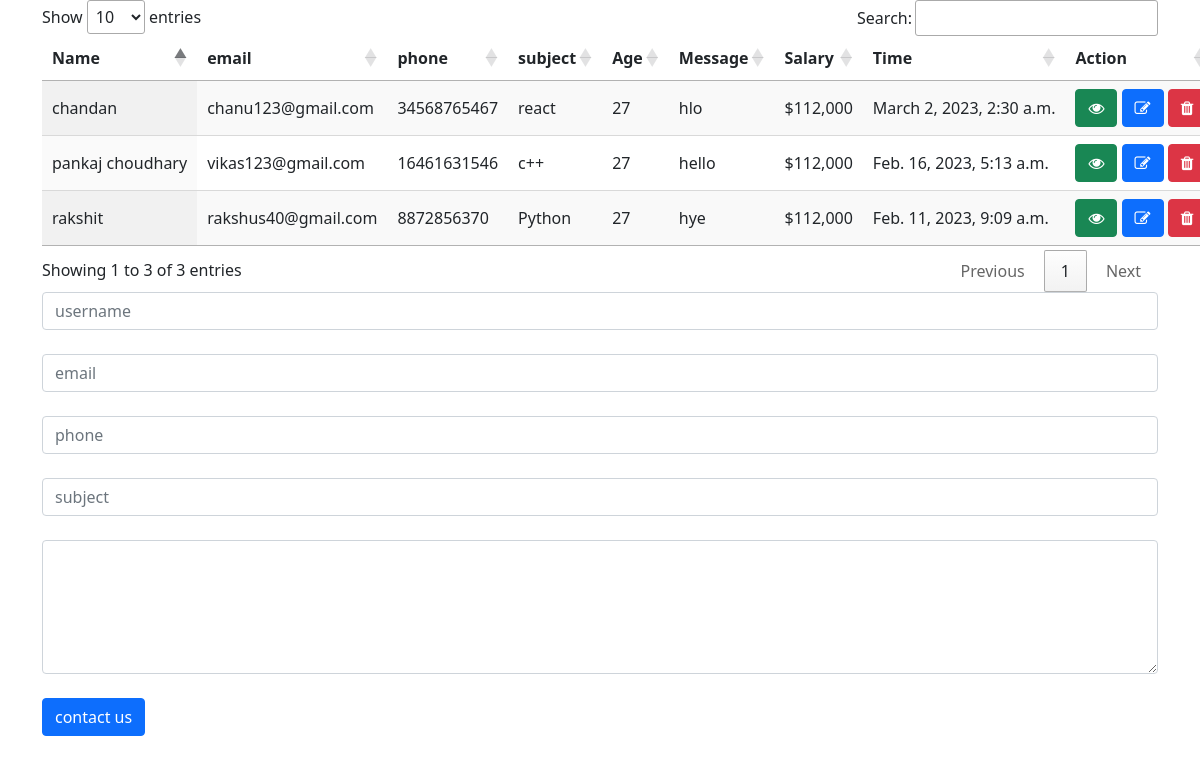
The page / on the database its author committed.
### app/models.py (models this page shows)
class Contact(models.Model):
    username=models.CharField(max_length=20)
    email=models.CharField(max_length=50)
    phone=models.CharField(max_length=20)
    subject=models.CharField(max_length=20)
    message=models.CharField(max_length=200)
    created_at=models.DateTimeField(default=timezone.now)

### app/views.py (the view)
# urls.py: path('', views.index,name='home'),
def index (request):
    readdata=Contact.objects.all()
    return render(request,"index.html",{'x':readdata})

### templates/index.html (shortened to what this page needs)
<!DOCTYPE html>
<html lang="en">
<head>
    <link rel="stylesheet" href="https://cdnjs.cloudflare.com/ajax/libs/font-awesome/4.7.0/css/font-awesome.min.css">
    <link rel="stylesheet" href="https://cdn.datatables.net/1.13.2/css/jquery.dataTables.min.css">
    <link rel="stylesheet" href="https://cdn.datatables.net/responsive/2.4.0/css/responsive.dataTables.min.css">
    <link href="https://cdn.jsdelivr.net/npm/bootstrap@5.0.2/dist/css/bootstrap.min.css" rel="stylesheet">
</head>
<body>
<div class="container">
    <div class="row">
    <table id="example" class="display responsive nowrap" style="width:100%">
        <thead>
            <tr>
                <th>Name</th>
                <th>email</th>
                <th>phone</th>
                <th>subject</th>
                <th>Age</th>
                <th>Message</th>
                <th>Salary</th>
                <th>Time</th>
                <th>Action</th>
            </tr>
        </thead>
        <tbody>
            {% for data in x %}
            <tr>
                <td>{{data.username}}</td>
                <td>{{data.email}}</td>
                <td>{{data.phone}}</td>
                <td>{{data.subject}}</td>
                <td>27</td>
                <td>{{data.message}}</td>
                <td>$112,000</td>
                <td>{{data.created_at}}</td>
                <td>
                    <span><i class="fa fa-eye btn btn-success"></i></span>
                    <span><a href="update/{{data.id}}/"><i class="fa fa-edit btn btn-primary"></i></a></span>
                    <span><a href="deletedata/{{data.id}}/"><i class="fa fa-trash btn btn-danger"></i></a></span>
                </td>
            </tr>
            {% endfor %}
        </tbody>
    </table>
</div>
</div>
<div class="container">
    <div class="row">
        <form action="/contact/" method="post" >
            <input type="text"  class="form-control" name="username" id="" placeholder="username" required>
            <br>
            <input type="email" class="form-control" name="email" placeholder="email" required>
            <br>
            <input type="phone" class="form-control" name="phone" id="" placeholder="phone" required>
            <br>
            <input type="text" class="form-control" name="subject" id="" placeholder="subject" required>
            <br>
            <textarea name="message" class="form-control" id="" cols="30" rows="5" name="messag
            "></textarea>
            <br>
            <input type="submit" value="contact us" class="btn btn-primary">
        </form>
    </div>
</div>
</body>
</html>

### rows shown on the page
Contact: username "rakshit", email "rakshus40@gmail.com", phone "8872856370", subject "Python", message "hye", created_at "Feb. 11, 2023, 9:09 a.m."
Contact: username "pankaj choudhary", email "vikas123@gmail.com", phone "16461631546", subject "c++", message "hello", created_at "Feb. 16, 2023, 5:13 a.m."
Contact: username "chandan", email "chanu123@gmail.com", phone "34568765467", subject "react", message "hlo", created_at "March 2, 2023, 2:30 a.m."
